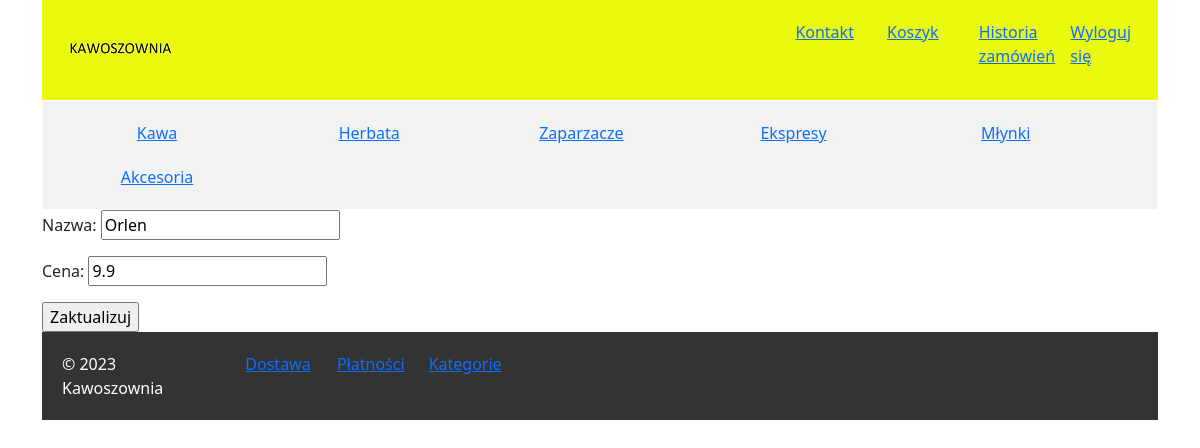
/delivery/3/update/ (signed in), run on an earlier commit of the app's database.
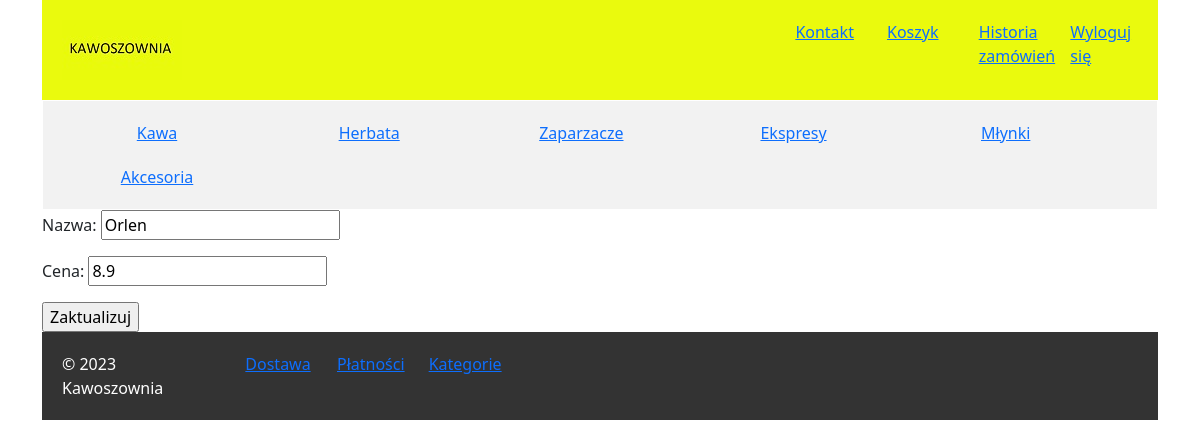
And on a later commit of the database.
### mysite/models.py (models this page shows, shortened)
class Delivery(models.Model):
    name = models.CharField('Nazwa', max_length=50, unique=True)
    price = models.FloatField('Cena', validators=[MinValueValidator(0)])

### mysite/views/delivery.py (the view, shortened to what this page needs)
class UpdateDeliveryView(UpdateView):
    model = Delivery
    form_class = DeliveryForm
    template_name = 'mysite/delivery/update_delivery_form.html'

### mysite/forms.py
class DeliveryForm(ModelForm):
    class Meta:
        model = Delivery
        fields = '__all__'

### mysite/context_processors.py (called while the page is built)
def categories(request):
    return {
        'categories': Category.objects.all()
    }

### mysite/models.py (called while the page is built)
    def __str__(self):
        return f'{self.name}'

### mysite/templates/mysite/delivery/update_delivery_form.html (shortened to what this page needs)
{% extends "base.html" %}
{% block content %}
    {% if user.is_superuser %}
        <form method="post">
            {{ form.as_p }}
            <input type="submit" value="Zaktualizuj">
        </form>
    {% endif %}
{% endblock %}

What changed in the data, as far as the page shows it:
changed Delivery "Orlen": price "9.9" → "8.9"
